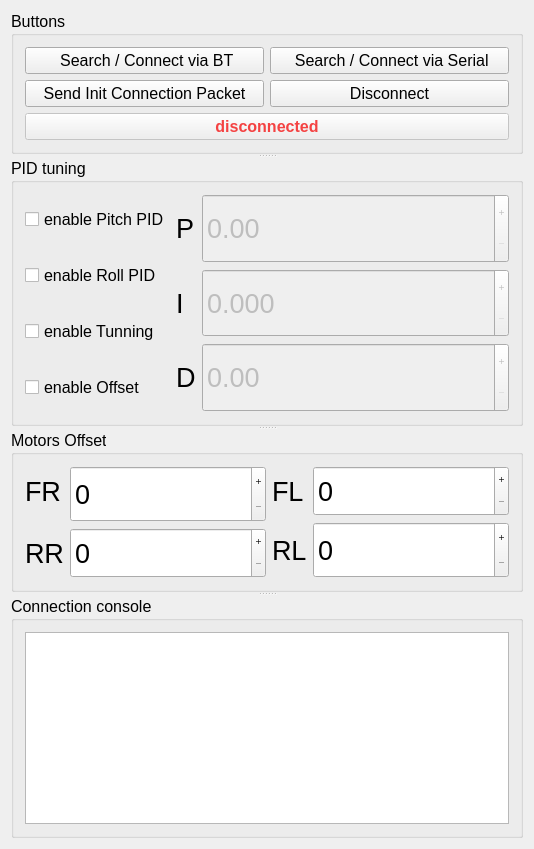
<?xml version="1.0" encoding="UTF-8"?>
<ui version="4.0">
 <class>DroneShortRangeComm</class>
 <widget class="QMainWindow" name="DroneShortRangeComm">
  <property name="geometry">
   <rect>
    <x>0</x>
    <y>0</y>
    <width>534</width>
    <height>831</height>
   </rect>
  </property>
  <property name="windowTitle">
   <string>DroneShortRangeComm</string>
  </property>
  <widget class="QWidget" name="centralWidget">
   <layout class="QGridLayout" name="gridLayout_3">
    <item row="0" column="0">
     <widget class="QSplitter" name="splitter">
      <property name="orientation">
       <enum>Qt::Vertical</enum>
      </property>
      <widget class="QGroupBox" name="groupBox">
       <property name="sizePolicy">
        <sizepolicy hsizetype="Minimum" vsizetype="Minimum">
         <horstretch>0</horstretch>
         <verstretch>0</verstretch>
        </sizepolicy>
       </property>
       <property name="font">
        <font>
         <pointsize>12</pointsize>
        </font>
       </property>
       <property name="title">
        <string>Buttons</string>
       </property>
       <layout class="QGridLayout" name="gridLayout_2">
        <item row="1" column="0">
         <widget class="QPushButton" name="sendPacket">
          <property name="font">
           <font>
            <pointsize>12</pointsize>
           </font>
          </property>
          <property name="text">
           <string>Send Init Connection Packet</string>
          </property>
         </widget>
        </item>
        <item row="0" column="1">
         <widget class="QPushButton" name="buttonSearchSerialDevices">
          <property name="font">
           <font>
            <pointsize>12</pointsize>
           </font>
          </property>
          <property name="text">
           <string> Search / Connect via Serial</string>
          </property>
         </widget>
        </item>
        <item row="1" column="1">
         <widget class="QPushButton" name="buttonDisconnect">
          <property name="font">
           <font>
            <pointsize>12</pointsize>
           </font>
          </property>
          <property name="text">
           <string>Disconnect</string>
          </property>
         </widget>
        </item>
        <item row="0" column="0">
         <widget class="QPushButton" name="buttonSearchBTDevices">
          <property name="font">
           <font>
            <pointsize>12</pointsize>
           </font>
          </property>
          <property name="text">
           <string> Search / Connect via BT</string>
          </property>
         </widget>
        </item>
        <item row="2" column="0" colspan="2">
         <widget class="QPushButton" name="connection">
          <property name="enabled">
           <bool>false</bool>
          </property>
          <property name="font">
           <font>
            <pointsize>12</pointsize>
            <weight>75</weight>
            <bold>true</bold>
           </font>
          </property>
          <property name="autoFillBackground">
           <bool>false</bool>
          </property>
          <property name="styleSheet">
           <string notr="true">color: #f44242</string>
          </property>
          <property name="text">
           <string>disconnected</string>
          </property>
          <property name="checkable">
           <bool>false</bool>
          </property>
          <property name="checked">
           <bool>false</bool>
          </property>
          <property name="autoDefault">
           <bool>true</bool>
          </property>
          <property name="default">
           <bool>false</bool>
          </property>
          <property name="flat">
           <bool>false</bool>
          </property>
         </widget>
        </item>
       </layout>
      </widget>
      <widget class="QGroupBox" name="groupBox_3">
       <property name="sizePolicy">
        <sizepolicy hsizetype="Maximum" vsizetype="Maximum">
         <horstretch>0</horstretch>
         <verstretch>0</verstretch>
        </sizepolicy>
       </property>
       <property name="font">
        <font>
         <pointsize>12</pointsize>
        </font>
       </property>
       <property name="title">
        <string>PID tuning</string>
       </property>
       <layout class="QGridLayout" name="gridLayout_5">
        <item row="0" column="0" rowspan="3">
         <layout class="QVBoxLayout" name="verticalLayout_2">
          <item>
           <widget class="QCheckBox" name="pitchEnable">
            <property name="minimumSize">
             <size>
              <width>5</width>
              <height>50</height>
             </size>
            </property>
            <property name="layoutDirection">
             <enum>Qt::LeftToRight</enum>
            </property>
            <property name="text">
             <string>enable Pitch PID</string>
            </property>
           </widget>
          </item>
          <item>
           <widget class="QCheckBox" name="rollEnable">
            <property name="minimumSize">
             <size>
              <width>5</width>
              <height>50</height>
             </size>
            </property>
            <property name="layoutDirection">
             <enum>Qt::LeftToRight</enum>
            </property>
            <property name="text">
             <string>enable Roll PID</string>
            </property>
           </widget>
          </item>
          <item>
           <widget class="QCheckBox" name="tunningEnable">
            <property name="minimumSize">
             <size>
              <width>5</width>
              <height>50</height>
             </size>
            </property>
            <property name="layoutDirection">
             <enum>Qt::LeftToRight</enum>
            </property>
            <property name="text">
             <string>enable Tunning</string>
            </property>
           </widget>
          </item>
          <item>
           <widget class="QCheckBox" name="enableOffset">
            <property name="minimumSize">
             <size>
              <width>5</width>
              <height>50</height>
             </size>
            </property>
            <property name="layoutDirection">
             <enum>Qt::LeftToRight</enum>
            </property>
            <property name="text">
             <string>enable Offset</string>
            </property>
           </widget>
          </item>
         </layout>
        </item>
        <item row="0" column="1">
         <widget class="QLabel" name="label">
          <property name="font">
           <font>
            <pointsize>20</pointsize>
           </font>
          </property>
          <property name="text">
           <string>P</string>
          </property>
         </widget>
        </item>
        <item row="0" column="2" rowspan="3">
         <layout class="QVBoxLayout" name="verticalLayout">
          <item>
           <widget class="QDoubleSpinBox" name="PdoubleSpinBox">
            <property name="enabled">
             <bool>false</bool>
            </property>
            <property name="sizePolicy">
             <sizepolicy hsizetype="MinimumExpanding" vsizetype="Expanding">
              <horstretch>0</horstretch>
              <verstretch>0</verstretch>
             </sizepolicy>
            </property>
            <property name="minimumSize">
             <size>
              <width>5</width>
              <height>50</height>
             </size>
            </property>
            <property name="sizeIncrement">
             <size>
              <width>43</width>
              <height>70</height>
             </size>
            </property>
            <property name="baseSize">
             <size>
              <width>26</width>
              <height>29</height>
             </size>
            </property>
            <property name="font">
             <font>
              <pointsize>20</pointsize>
             </font>
            </property>
            <property name="autoFillBackground">
             <bool>false</bool>
            </property>
            <property name="frame">
             <bool>true</bool>
            </property>
            <property name="buttonSymbols">
             <enum>QAbstractSpinBox::PlusMinus</enum>
            </property>
            <property name="maximum">
             <double>45.000000000000000</double>
            </property>
            <property name="singleStep">
             <double>0.100000000000000</double>
            </property>
           </widget>
          </item>
          <item>
           <widget class="QDoubleSpinBox" name="IdoubleSpinBox">
            <property name="enabled">
             <bool>false</bool>
            </property>
            <property name="sizePolicy">
             <sizepolicy hsizetype="MinimumExpanding" vsizetype="Expanding">
              <horstretch>0</horstretch>
              <verstretch>0</verstretch>
             </sizepolicy>
            </property>
            <property name="minimumSize">
             <size>
              <width>5</width>
              <height>50</height>
             </size>
            </property>
            <property name="sizeIncrement">
             <size>
              <width>44</width>
              <height>70</height>
             </size>
            </property>
            <property name="baseSize">
             <size>
              <width>5</width>
              <height>9</height>
             </size>
            </property>
            <property name="font">
             <font>
              <pointsize>20</pointsize>
             </font>
            </property>
            <property name="autoFillBackground">
             <bool>false</bool>
            </property>
            <property name="buttonSymbols">
             <enum>QAbstractSpinBox::PlusMinus</enum>
            </property>
            <property name="decimals">
             <number>3</number>
            </property>
            <property name="maximum">
             <double>1.000000000000000</double>
            </property>
            <property name="singleStep">
             <double>0.005000000000000</double>
            </property>
           </widget>
          </item>
          <item>
           <widget class="QDoubleSpinBox" name="DdoubleSpinBox">
            <property name="enabled">
             <bool>false</bool>
            </property>
            <property name="sizePolicy">
             <sizepolicy hsizetype="MinimumExpanding" vsizetype="Expanding">
              <horstretch>0</horstretch>
              <verstretch>0</verstretch>
             </sizepolicy>
            </property>
            <property name="minimumSize">
             <size>
              <width>5</width>
              <height>50</height>
             </size>
            </property>
            <property name="sizeIncrement">
             <size>
              <width>44</width>
              <height>70</height>
             </size>
            </property>
            <property name="baseSize">
             <size>
              <width>5</width>
              <height>9</height>
             </size>
            </property>
            <property name="font">
             <font>
              <pointsize>20</pointsize>
             </font>
            </property>
            <property name="layoutDirection">
             <enum>Qt::LeftToRight</enum>
            </property>
            <property name="autoFillBackground">
             <bool>false</bool>
            </property>
            <property name="wrapping">
             <bool>false</bool>
            </property>
            <property name="readOnly">
             <bool>false</bool>
            </property>
            <property name="buttonSymbols">
             <enum>QAbstractSpinBox::PlusMinus</enum>
            </property>
            <property name="specialValueText">
             <string/>
            </property>
            <property name="accelerated">
             <bool>false</bool>
            </property>
            <property name="keyboardTracking">
             <bool>false</bool>
            </property>
            <property name="showGroupSeparator" stdset="0">
             <bool>true</bool>
            </property>
            <property name="maximum">
             <double>150.000000000000000</double>
            </property>
            <property name="singleStep">
             <double>0.100000000000000</double>
            </property>
           </widget>
          </item>
         </layout>
        </item>
        <item row="1" column="1">
         <widget class="QLabel" name="label_2">
          <property name="font">
           <font>
            <pointsize>20</pointsize>
           </font>
          </property>
          <property name="text">
           <string>I</string>
          </property>
         </widget>
        </item>
        <item row="2" column="1">
         <widget class="QLabel" name="label_3">
          <property name="font">
           <font>
            <pointsize>20</pointsize>
           </font>
          </property>
          <property name="text">
           <string>D</string>
          </property>
         </widget>
        </item>
       </layout>
      </widget>
      <widget class="QGroupBox" name="groupBox_4">
       <property name="sizePolicy">
        <sizepolicy hsizetype="Maximum" vsizetype="Maximum">
         <horstretch>0</horstretch>
         <verstretch>0</verstretch>
        </sizepolicy>
       </property>
       <property name="font">
        <font>
         <pointsize>12</pointsize>
        </font>
       </property>
       <property name="title">
        <string>Motors Offset</string>
       </property>
       <layout class="QGridLayout" name="gridLayout_4">
        <item row="0" column="2">
         <widget class="QLabel" name="label_6">
          <property name="font">
           <font>
            <pointsize>20</pointsize>
           </font>
          </property>
          <property name="text">
           <string>FL</string>
          </property>
         </widget>
        </item>
        <item row="0" column="0">
         <widget class="QLabel" name="label_4">
          <property name="font">
           <font>
            <pointsize>20</pointsize>
           </font>
          </property>
          <property name="text">
           <string>FR</string>
          </property>
         </widget>
        </item>
        <item row="2" column="0">
         <widget class="QLabel" name="label_5">
          <property name="font">
           <font>
            <pointsize>20</pointsize>
           </font>
          </property>
          <property name="text">
           <string>RR</string>
          </property>
         </widget>
        </item>
        <item row="1" column="2" rowspan="2">
         <widget class="QLabel" name="label_7">
          <property name="font">
           <font>
            <pointsize>20</pointsize>
           </font>
          </property>
          <property name="text">
           <string>RL</string>
          </property>
         </widget>
        </item>
        <item row="0" column="1" rowspan="2">
         <widget class="QDoubleSpinBox" name="frontRightOffset">
          <property name="enabled">
           <bool>true</bool>
          </property>
          <property name="sizePolicy">
           <sizepolicy hsizetype="MinimumExpanding" vsizetype="Expanding">
            <horstretch>0</horstretch>
            <verstretch>0</verstretch>
           </sizepolicy>
          </property>
          <property name="minimumSize">
           <size>
            <width>5</width>
            <height>50</height>
           </size>
          </property>
          <property name="sizeIncrement">
           <size>
            <width>43</width>
            <height>70</height>
           </size>
          </property>
          <property name="baseSize">
           <size>
            <width>26</width>
            <height>29</height>
           </size>
          </property>
          <property name="font">
           <font>
            <pointsize>20</pointsize>
           </font>
          </property>
          <property name="autoFillBackground">
           <bool>false</bool>
          </property>
          <property name="frame">
           <bool>true</bool>
          </property>
          <property name="buttonSymbols">
           <enum>QAbstractSpinBox::PlusMinus</enum>
          </property>
          <property name="decimals">
           <number>0</number>
          </property>
          <property name="maximum">
           <double>200.000000000000000</double>
          </property>
          <property name="singleStep">
           <double>1.000000000000000</double>
          </property>
          <property name="value">
           <double>0.000000000000000</double>
          </property>
         </widget>
        </item>
        <item row="2" column="1">
         <widget class="QDoubleSpinBox" name="rearRightOffset">
          <property name="enabled">
           <bool>true</bool>
          </property>
          <property name="sizePolicy">
           <sizepolicy hsizetype="MinimumExpanding" vsizetype="Expanding">
            <horstretch>0</horstretch>
            <verstretch>0</verstretch>
           </sizepolicy>
          </property>
          <property name="minimumSize">
           <size>
            <width>5</width>
            <height>50</height>
           </size>
          </property>
          <property name="sizeIncrement">
           <size>
            <width>44</width>
            <height>70</height>
           </size>
          </property>
          <property name="baseSize">
           <size>
            <width>5</width>
            <height>9</height>
           </size>
          </property>
          <property name="font">
           <font>
            <pointsize>20</pointsize>
           </font>
          </property>
          <property name="autoFillBackground">
           <bool>false</bool>
          </property>
          <property name="buttonSymbols">
           <enum>QAbstractSpinBox::PlusMinus</enum>
          </property>
          <property name="decimals">
           <number>0</number>
          </property>
          <property name="maximum">
           <double>200.000000000000000</double>
          </property>
          <property name="singleStep">
           <double>1.000000000000000</double>
          </property>
          <property name="value">
           <double>0.000000000000000</double>
          </property>
         </widget>
        </item>
        <item row="1" column="3" rowspan="2">
         <widget class="QDoubleSpinBox" name="rearLeftOffset">
          <property name="enabled">
           <bool>true</bool>
          </property>
          <property name="sizePolicy">
           <sizepolicy hsizetype="MinimumExpanding" vsizetype="Expanding">
            <horstretch>0</horstretch>
            <verstretch>0</verstretch>
           </sizepolicy>
          </property>
          <property name="minimumSize">
           <size>
            <width>5</width>
            <height>50</height>
           </size>
          </property>
          <property name="sizeIncrement">
           <size>
            <width>44</width>
            <height>70</height>
           </size>
          </property>
          <property name="baseSize">
           <size>
            <width>5</width>
            <height>9</height>
           </size>
          </property>
          <property name="font">
           <font>
            <pointsize>20</pointsize>
           </font>
          </property>
          <property name="autoFillBackground">
           <bool>false</bool>
          </property>
          <property name="buttonSymbols">
           <enum>QAbstractSpinBox::PlusMinus</enum>
          </property>
          <property name="decimals">
           <number>0</number>
          </property>
          <property name="maximum">
           <double>200.000000000000000</double>
          </property>
          <property name="singleStep">
           <double>1.000000000000000</double>
          </property>
          <property name="value">
           <double>0.000000000000000</double>
          </property>
         </widget>
        </item>
        <item row="0" column="3">
         <widget class="QDoubleSpinBox" name="frontLeftOffset">
          <property name="enabled">
           <bool>true</bool>
          </property>
          <property name="sizePolicy">
           <sizepolicy hsizetype="MinimumExpanding" vsizetype="Expanding">
            <horstretch>0</horstretch>
            <verstretch>0</verstretch>
           </sizepolicy>
          </property>
          <property name="minimumSize">
           <size>
            <width>5</width>
            <height>50</height>
           </size>
          </property>
          <property name="sizeIncrement">
           <size>
            <width>43</width>
            <height>70</height>
           </size>
          </property>
          <property name="baseSize">
           <size>
            <width>26</width>
            <height>29</height>
           </size>
          </property>
          <property name="font">
           <font>
            <pointsize>20</pointsize>
           </font>
          </property>
          <property name="autoFillBackground">
           <bool>false</bool>
          </property>
          <property name="frame">
           <bool>true</bool>
          </property>
          <property name="buttonSymbols">
           <enum>QAbstractSpinBox::PlusMinus</enum>
          </property>
          <property name="decimals">
           <number>0</number>
          </property>
          <property name="maximum">
           <double>200.000000000000000</double>
          </property>
          <property name="singleStep">
           <double>1.000000000000000</double>
          </property>
          <property name="value">
           <double>0.000000000000000</double>
          </property>
         </widget>
        </item>
       </layout>
      </widget>
      <widget class="QGroupBox" name="groupBox_2">
       <property name="sizePolicy">
        <sizepolicy hsizetype="Minimum" vsizetype="Minimum">
         <horstretch>0</horstretch>
         <verstretch>0</verstretch>
        </sizepolicy>
       </property>
       <property name="font">
        <font>
         <pointsize>12</pointsize>
        </font>
       </property>
       <property name="title">
        <string>Connection console</string>
       </property>
       <layout class="QGridLayout" name="gridLayout">
        <item row="0" column="0">
         <widget class="QListWidget" name="listConsole">
          <property name="sizePolicy">
           <sizepolicy hsizetype="Minimum" vsizetype="Minimum">
            <horstretch>0</horstretch>
            <verstretch>0</verstretch>
           </sizepolicy>
          </property>
          <property name="font">
           <font>
            <pointsize>12</pointsize>
           </font>
          </property>
          <property name="iconSize">
           <size>
            <width>8</width>
            <height>0</height>
           </size>
          </property>
         </widget>
        </item>
       </layout>
      </widget>
     </widget>
    </item>
   </layout>
  </widget>
 </widget>
 <layoutdefault spacing="6" margin="11"/>
 <resources/>
 <connections/>
</ui>
